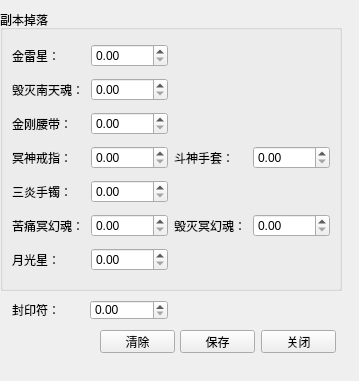
<?xml version="1.0" encoding="UTF-8"?>
<ui version="4.0">
 <class>Epricelist</class>
 <widget class="QWidget" name="Epricelist">
  <property name="geometry">
   <rect>
    <x>0</x>
    <y>0</y>
    <width>359</width>
    <height>381</height>
   </rect>
  </property>
  <property name="maximumSize">
   <size>
    <width>359</width>
    <height>381</height>
   </size>
  </property>
  <property name="windowTitle">
   <string>Form</string>
  </property>
  <widget class="QPushButton" name="pushButton_close">
   <property name="geometry">
    <rect>
     <x>261</x>
     <y>330</y>
     <width>75</width>
     <height>23</height>
    </rect>
   </property>
   <property name="text">
    <string>关闭</string>
   </property>
  </widget>
  <widget class="QPushButton" name="pushButton_confirm">
   <property name="geometry">
    <rect>
     <x>180</x>
     <y>330</y>
     <width>75</width>
     <height>23</height>
    </rect>
   </property>
   <property name="text">
    <string>保存</string>
   </property>
  </widget>
  <widget class="QGroupBox" name="groupBox_TT">
   <property name="geometry">
    <rect>
     <x>0</x>
     <y>10</y>
     <width>342</width>
     <height>281</height>
    </rect>
   </property>
   <property name="title">
    <string>副本掉落</string>
   </property>
   <layout class="QGridLayout" name="gridLayout">
    <item row="0" column="0">
     <widget class="QLabel" name="label_JLX">
      <property name="text">
       <string>金雷星：</string>
      </property>
     </widget>
    </item>
    <item row="0" column="1">
     <widget class="QDoubleSpinBox" name="doubleSpinBox_JLX">
      <property name="maximum">
       <double>10000.000000000000000</double>
      </property>
     </widget>
    </item>
    <item row="1" column="0">
     <widget class="QLabel" name="label_HMNTH">
      <property name="text">
       <string>毁灭南天魂：</string>
      </property>
     </widget>
    </item>
    <item row="1" column="1">
     <widget class="QDoubleSpinBox" name="doubleSpinBox_HMNTH">
      <property name="maximum">
       <double>10000.000000000000000</double>
      </property>
     </widget>
    </item>
    <item row="2" column="0">
     <widget class="QLabel" name="label_JGYD">
      <property name="text">
       <string>金刚腰带：</string>
      </property>
     </widget>
    </item>
    <item row="2" column="1">
     <widget class="QDoubleSpinBox" name="doubleSpinBox_JGYD">
      <property name="maximum">
       <double>10000.000000000000000</double>
      </property>
     </widget>
    </item>
    <item row="3" column="0">
     <widget class="QLabel" name="label_MSJZ">
      <property name="text">
       <string>冥神戒指：</string>
      </property>
     </widget>
    </item>
    <item row="3" column="1">
     <widget class="QDoubleSpinBox" name="doubleSpinBox_MSJZ">
      <property name="maximum">
       <double>10000.000000000000000</double>
      </property>
     </widget>
    </item>
    <item row="3" column="2">
     <widget class="QLabel" name="label_DSST">
      <property name="text">
       <string>斗神手套：</string>
      </property>
     </widget>
    </item>
    <item row="3" column="3">
     <widget class="QDoubleSpinBox" name="doubleSpinBox_DSST">
      <property name="maximum">
       <double>10000.000000000000000</double>
      </property>
     </widget>
    </item>
    <item row="4" column="0">
     <widget class="QLabel" name="label_SYSZ">
      <property name="text">
       <string>三炎手镯：</string>
      </property>
     </widget>
    </item>
    <item row="4" column="1">
     <widget class="QDoubleSpinBox" name="doubleSpinBox_SYSZ">
      <property name="maximum">
       <double>10000.000000000000000</double>
      </property>
     </widget>
    </item>
    <item row="5" column="0">
     <widget class="QLabel" name="label_KTMHH">
      <property name="text">
       <string>苦痛冥幻魂：</string>
      </property>
     </widget>
    </item>
    <item row="5" column="1">
     <widget class="QDoubleSpinBox" name="doubleSpinBox_KTMHH">
      <property name="maximum">
       <double>10000.000000000000000</double>
      </property>
     </widget>
    </item>
    <item row="5" column="2">
     <widget class="QLabel" name="label_HMMHH">
      <property name="text">
       <string>毁灭冥幻魂：</string>
      </property>
     </widget>
    </item>
    <item row="5" column="3">
     <widget class="QDoubleSpinBox" name="doubleSpinBox_HMMHH">
      <property name="maximum">
       <double>10000.000000000000000</double>
      </property>
     </widget>
    </item>
    <item row="6" column="0">
     <widget class="QLabel" name="label_YGX">
      <property name="text">
       <string>月光星：</string>
      </property>
     </widget>
    </item>
    <item row="6" column="1">
     <widget class="QDoubleSpinBox" name="doubleSpinBox_YGX">
      <property name="maximum">
       <double>10000.000000000000000</double>
      </property>
     </widget>
    </item>
   </layout>
  </widget>
  <widget class="QDoubleSpinBox" name="doubleSpinBox_FYF">
   <property name="geometry">
    <rect>
     <x>90</x>
     <y>300</y>
     <width>78</width>
     <height>20</height>
    </rect>
   </property>
   <property name="maximum">
    <double>10000.000000000000000</double>
   </property>
  </widget>
  <widget class="QLabel" name="label_FYF">
   <property name="geometry">
    <rect>
     <x>12</x>
     <y>300</y>
     <width>72</width>
     <height>20</height>
    </rect>
   </property>
   <property name="text">
    <string>封印符：</string>
   </property>
  </widget>
  <widget class="QPushButton" name="pushButton_clear">
   <property name="geometry">
    <rect>
     <x>100</x>
     <y>330</y>
     <width>75</width>
     <height>23</height>
    </rect>
   </property>
   <property name="text">
    <string>清除</string>
   </property>
  </widget>
 </widget>
 <resources/>
 <connections>
  <connection>
   <sender>pushButton_close</sender>
   <signal>clicked()</signal>
   <receiver>Epricelist</receiver>
   <slot>close()</slot>
   <hints>
    <hint type="sourcelabel">
     <x>537</x>
     <y>616</y>
    </hint>
    <hint type="destinationlabel">
     <x>179</x>
     <y>169</y>
    </hint>
   </hints>
  </connection>
 </connections>
</ui>
